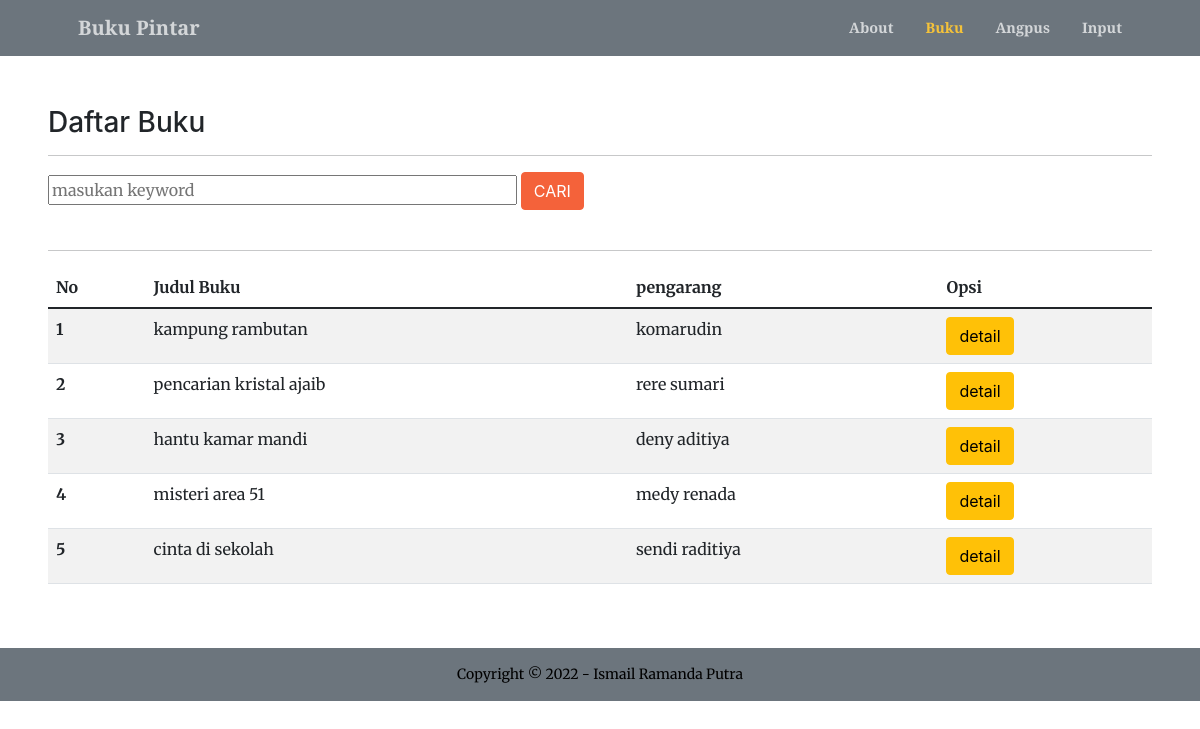
The app's page /buku.php with its own data.
### tables this page shows
CREATE TABLE `perpustakaan` (
  `id` int(11) NOT NULL,
  `kode_buku` varchar(10) NOT NULL,
  `tema` varchar(50) NOT NULL,
  `judul` varchar(50) NOT NULL,
  `pengarang` varchar(25) NOT NULL,
  `jumlah_hal` varchar(20) NOT NULL,
  `tahun_penerbit` varchar(15) NOT NULL,
  `foto_buku` varchar(20) NOT NULL
);

### functions.php (called while the page is built, shortened)
<?php
$konn = mysqli_connect('localhost', 'root', '', 'UAS_1904030062');
function query($query)
{
  global $konn;
  $result = mysqli_query($konn, $query);
  $rows = [];
  while ($row = mysqli_fetch_assoc($result)) {
    $rows[] = $row;
  }
  return $rows;
}

### buku.php (the view, shortened to what this page needs)
<?php
require 'functions.php';
$perpus = query("SELECT * FROM perpustakaan");
?>
<!DOCTYPE html>
<html lang="en">
    <head>
        <link href="https://cdn.jsdelivr.net/npm/bootstrap-icons@1.5.0/font/bootstrap-icons.css" rel="stylesheet" />
        <link href="https://cdnjs.cloudflare.com/ajax/libs/SimpleLightbox/2.1.0/simpleLightbox.min.css" rel="stylesheet" />
        <link href="css/styles.css" rel="stylesheet" />
    </head>
    <body id="page-top">
        <nav class="navbar navbar-expand-lg navbar-light bg-secondary fixed-top " id="mainNav">
            <div class="container px-4 px-lg-5">
                <a class="navbar-brand" href="#page-top">Buku Pintar</a>
                <div class="collapse navbar-collapse" id="navbarResponsive">
                    <ul class="navbar-nav ms-auto my-2 my-lg-0">
                        <li class="nav-item"><a class="nav-link" href="index.php">About</a></li>
                        <li class="nav-item"><a class="nav-link" href="#page-top">Buku</a></li>
                        <li class="nav-item"><a class="nav-link" href="anggota.php">Angpus</a></li>
                        <li class="nav-item"><a class="nav-link" href="input.php">Input</a></li>
                    </ul>
                </div>
            </div>
        </nav>
        <div class="col-md-15 p-5 pt-19">
            <br>
            <h3><i class="fas fa-users"></i> <br>Daftar Buku</h3>
            <hr>
            <form action="" method="POST">
                <input type="text" id="keyword" size="50" name="keyword" placeholder="masukan keyword" autocomplete="off">
                <button type="submit" class="btn btn-primary" name="cari">CARI</button>
            </form>
            <br>
            <hr>
            <table class="table table-striped">
                <thead>
                    <tr>
                        <th scope="col">No</th>
                        <th scope="col">Judul Buku</th>
                        <th scope="col">pengarang</th>
                        <th scope="col">Opsi</th>
                    </tr>
                </thead>
                <tbody>
                    <?php $no = 1; ?>
                    <?php foreach ($perpus as $pps) : ?>
                        <tr>
                            <th scope="row"><?php echo $no; ?></th>
                            <td><?php echo $pps['judul']; ?></td>
                            <td><?php echo $pps['pengarang']; ?></td>
                            <td><a href="detail.php?id=<?= $pps['id']; ?>" class="btn btn-warning" role="button">detail</a></td>
                        </tr>
                        <?php $no++ ?>
                    <?php endforeach ?>
                </tbody>
            </table>
        </div>
        <footer class="bg-secondary py-3">
            <div class="container px-4 px-lg-5"><div class="small text-center text-black">Copyright &copy; 2022 - Ismail Ramanda Putra</div></div>
        </footer>
    </body>
</html>

### records on screen
perpustakaan: judul "kampung rambutan", pengarang "komarudin"
perpustakaan: judul "pencarian kristal ajaib", pengarang "rere sumari"
perpustakaan: judul "hantu kamar mandi", pengarang "deny aditiya"
perpustakaan: judul "misteri area 51", pengarang "medy renada"
perpustakaan: judul "cinta di sekolah", pengarang "sendi raditiya"
